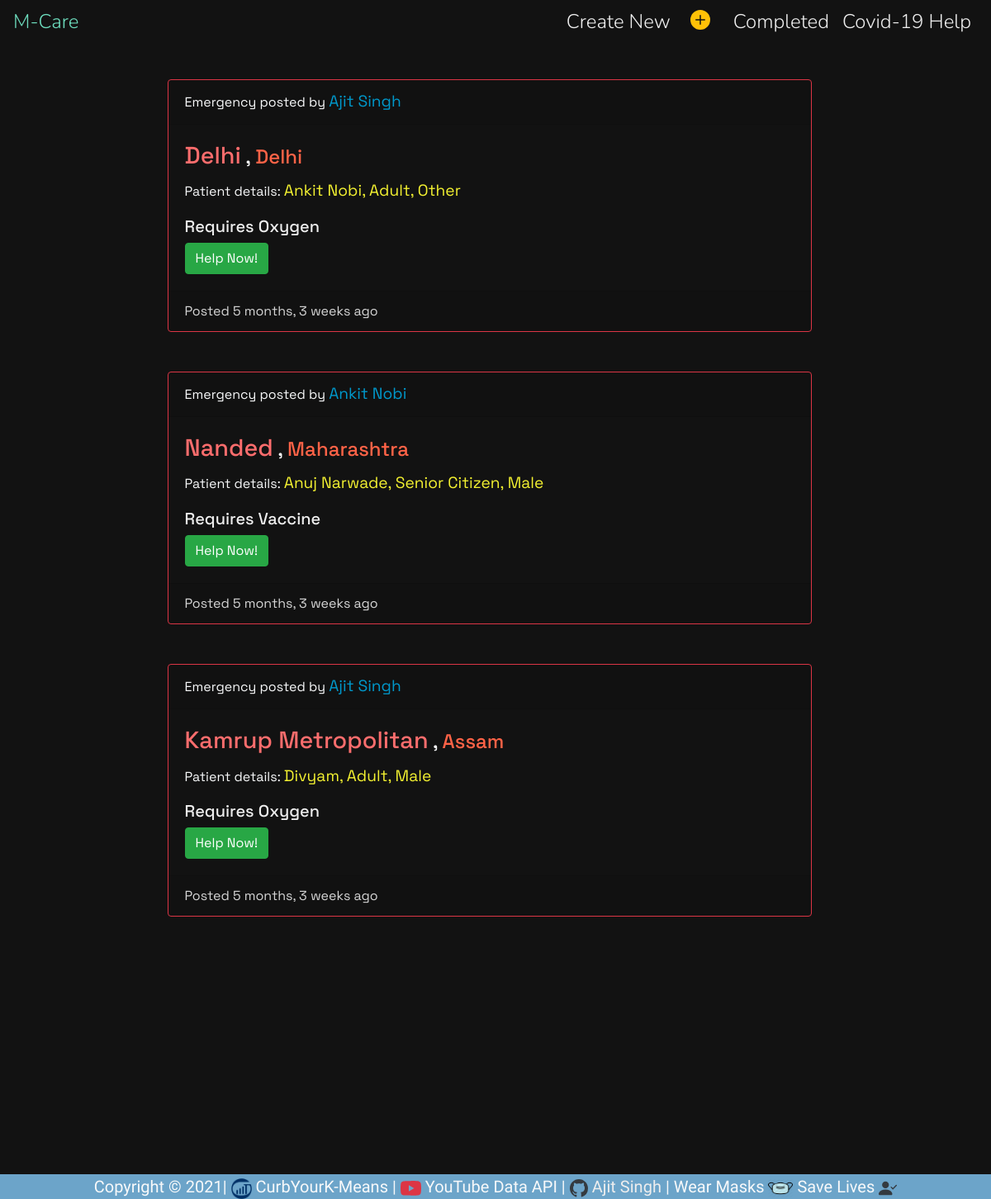
Page /display_help on the earlier database version.
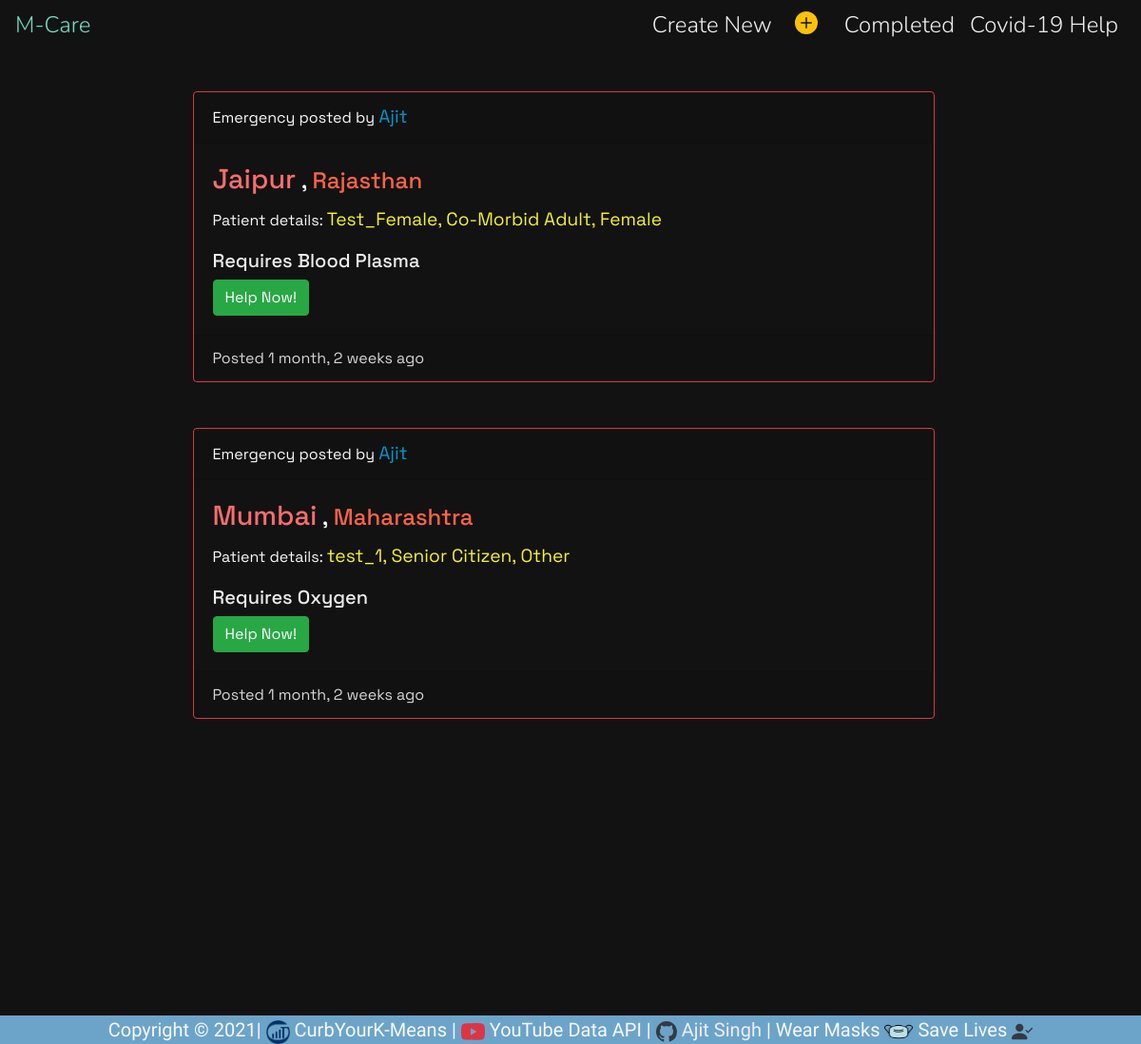
Same page on the later database version.
### search/models.py (models this page shows, shortened)
class Post(models.Model):
    STATE_CHOICES = [
        ('Andhra Pradesh', 'Andhra Pradesh'),
        ('Arunachal Pradesh', 'Arunachal Pradesh'),
        ('Assam', 'Assam'),
        ('Bihar', 'Bihar'),
        ('Chhattisgarh', 'Chhattisgarh'),
        ('Goa', 'Goa'),
        ('Gujarat', 'Gujarat'),
        ('Haryana', 'Haryana'),
        ('Himachal Pradesh', 'Himachal Pradesh'),
        ('Jharkhand', 'Jharkhand'),
        ('Karnataka', 'Karnataka'),
        ('Kerala', 'Kerala'),
        ('Madhya Pradesh', 'Madhya Pradesh'),
        ('Maharashtra', 'Maharashtra'),
        ('Manipur', 'Manipur'),
        ('Meghalaya', 'Meghalaya'),
        ('Mizoram', 'Mizoram'),
        ('Nagaland', 'Nagaland'),
        ('Odisha', 'Odisha'),
        ('Punjab', 'Punjab'),
        ('Rajasthan', 'Rajasthan'),
        ('Sikkim', 'Sikkim'),
        ('Tamil Nadu', 'Tamil Nadu'),
        ('Telangana', 'Telangana'),
        ('Tripura', 'Tripura'),
        ('Uttar Pradesh', 'Uttar Pradesh'),
        ('Uttarakhand', 'Uttarakhand'),
        ('West Bengal', 'West   Bengal'),
        ('Andaman and Nicobar', 'Andaman and Nicobar Island'),
        ('Chandigarh', 'Chandigarh'),
        ('Dadra and Nagar Haveli', 'Dadra and Nagar Haveli'),
        ('Daman and Diu', 'Daman and Diu'),
        ('Delhi', 'Delhi'),
        ('Ladakh', 'Ladakh'),
        ('Lakshadweep', 'Lakshadweep'),
        ('Jammu and Kashmir', 'Jammu and Kashmir'),
        ('Puducherry', 'Puducherry')
    ]
    RESOURCE_CHOICES = [
        ('Oxygen', 'Oxygen'),
        ('Hospital Bed', 'Hospital Bed'),
        ('Blood Plasma', 'Blood Plasma'),
        ('Remdesevir', 'Remdesevir'),
        ('Tocilizumab', 'Tocilizumab'),
        ('Vaccine', 'Vaccine')
    ]
    AGE_CHOICES = [
        ('Senior Citizen', 'Senior Citizen'),
        ('Co-Morbid Adult', 'Co-Morbid Adult'),
        ('Adult', 'Adult'),
        ('Under 18', 'Under 18')
    ]
    GENDER_CHOICES = [
        ("Male", "Male"),
        ("Female", "Female"),
        ("Other", 'Other')
    ]
    op = models.CharField(max_length=20)
    patient = models.CharField(max_length=20)
    age = models.CharField(max_length=20, choices=AGE_CHOICES, default='Senior Citizen')
    gender = models.CharField(max_length=20, choices=GENDER_CHOICES, default='Other')
    state = models.CharField(max_length=30, choices=STATE_CHOICES, default='Delhi')
    district = models.CharField(max_length=20)
    resource = models.CharField(max_length=20, choices=RESOURCE_CHOICES, default='Oxygen')
    is_completed = models.BooleanField(default=False)
    contact_email = models.EmailField(max_length=30, blank=True)
    contact_phone = models.PositiveBigIntegerField(blank=True, default='001')
    date_posted = models.DateTimeField(auto_now=True)

### search/views.py (the view)
# urls.py: path('display_help', views.display_help, name='display_help'),
def display_help(request):
    posts = Post.objects.all().order_by('-date_posted')
    return render(request, 'search/display_help.html', {'form': PostForm(), 'posts': posts})

### search/templates/search/display_help.html (shortened to what this page needs)
{% load static %}
<html lang="en">
<head>
   <link rel="stylesheet" href="https://stackpath.bootstrapcdn.com/bootstrap/4.4.1/css/bootstrap.min.css">
    <link rel="stylesheet" href="{% static 'custom.css' %}" />
</head>
<body>
  <nav id="mainNavbar" class="navbar navbar-dark navbar-expand-md py-0 fixed-top ">
        <a class="navbar-brand" href="{% url 'home' %}" style="color: #6DDCBD">
                      M-Care
        </a>
        <div class="collapse navbar-collapse flex-row-reverse" id="navLinks">
            <ul class="navbar-nav">
                <li class="nav-item text-light" >
                    <a href="#" class="nav-link" data-toggle="modal" data-target="#postModal">Create New</a>
                </li>
                 <li class="list-inline-item mr-2 ml-1 p-1">
                        <a href="#" class="nav-link" data-toggle="modal" data-target="#postModal">
                                    <svg xmlns="http://www.w3.org/2000/svg" width="24" height="24" fill="currentColor" class="bi bi-plus-circle text-warning" viewBox="0 0 16 16">
                                        <path d="M16 8A8 8 0 1 1 0 8a8 8 0 0 1 16 0zM8.5 4.5a.5.5 0 0 0-1 0v3h-3a.5.5 0 0 0 0 1h3v3a.5.5 0 0 0 1 0v-3h3a.5.5 0 0 0 0-1h-3v-3z"/>
                                      </svg>
                        </a>
                 </li>
                <li class="nav-item" >
                    <a href="{% url 'completed_help' %}" class="nav-link">Completed</a>
                </li>
                <li class="nav-item" >
                    <a href="{% url 'covidhome' %}" class="nav-link">Covid-19 Help </a>
                </li>
            </ul>
        </div>
    </nav>
<br>
  <br>
  <br>
  <div class="row align-items-center justify-content-center mt-4 mr-0" data-aos="zoom-in-left" data-aos-easing="ease-in" data-aos-delay="500" data-aos-duration="2500">
                    <div class="col-8">
{% for i in posts %}
      {% if i.is_completed == False %}
      <div class="card text-light bg-transparent border-danger">
  <div class="card-header">
      Emergency posted by <span style="color:hsl(195, 100%, 40%);font-size: larger">{{i.op}}</span>
  </div>
  <div class="card-body">
      <h4 class="card-title"><span style="font-size: larger;color: #FC6D6D">{{i.district}}</span> , <span style="color:hsl(9, 100%, 64%)">{{i.state}}</span></h4>
    <p class="card-text">Patient details: <span style="font-size: larger;color: #f4f231;">{{i.patient}}, {{i.age}}, {{i.gender}}</span></p>
      <h5 style="color: #eeeeee">Requires {{i.resource}}</span></h5>
      <a href="#" class="btn btn-success" data-toggle="modal" data-target="#myModal{{ i.id }}">Help Now!</a>
  </div>
           <div class="card-footer" style="color: #d6d6d6">
              Posted {{i.date_posted|timesince}} ago
           </div>
</div>
<br><br>
      {% endif %}
      {% endfor %}
  </div>
  </div>
<br><br><br><br><br><br><br><br><br><br><br>
   <footer style="background-color:#6ca4c9;" >
      <p class=" mb-0  lead text-center text-light" > Copyright &copy; 2021| <img src="{% static 'iiitg.png' %}" height="25" width="25"/> CurbYourK-Means |
  YouTube Data API |
          <a href = "https://github.com/iamajitsingh/MCare-" target="_blank" style="color:#eeeeee;">Ajit Singh</a> |
     Wear Masks <img src="{% static 'mask.png' %}" height="22" width="30"/> Save Lives
      </p>
  </footer>
</body>
</html>

### search/static/custom.css (style rules this page uses)
footer { font-family: 'Yanone Kaffeesatz', sans-serif !important; }
body { background: #121212; font-family: 'Space Grotesk', sans-serif !important; }
nav { font-family: 'Nunito', sans-serif !important; }
#mainNavbar { font-size: 1.5rem; font-weight: 250; }
#mainNavbar .nav-link { color: #eeeeee; font-weight: 300; }
#mainNavbar .navbar-brand { color: white; font-weight: 300; font-size: 1.5rem; }

Differences in the rows shown:
removed Post: op "Ajit Singh", district "Delhi", state "Delhi", patient "Ankit Nobi", age "Adult", gender "Other", resource "Oxygen", date_posted "5 months, 3 weeks"
removed Post: op "Ankit Nobi", district "Nanded", state "Maharashtra", patient "Anuj Narwade", age "Senior Citizen", gender "Male", resource "Vaccine", date_posted "5 months, 3 weeks"
changed Post: op "Ajit Singh" → "Ajit"; district "Kamrup Metropolitan" → "Jaipur"; state "Assam" → "Rajasthan"; patient "Divyam" → "Test_Female"; age "Adult" → "Co-Morbid Adult"; gender "Male" → "Female"; resource "Oxygen" → "Blood Plasma"; date_posted "5 months, 3 weeks" → "1 month, 2 weeks"
now on this page (row edited): Post: op "Ajit", district "Mumbai", state "Maharashtra", patient "test_1", age "Senior Citizen", gender "Other", resource "Oxygen", date_posted "1 month, 2 weeks"
